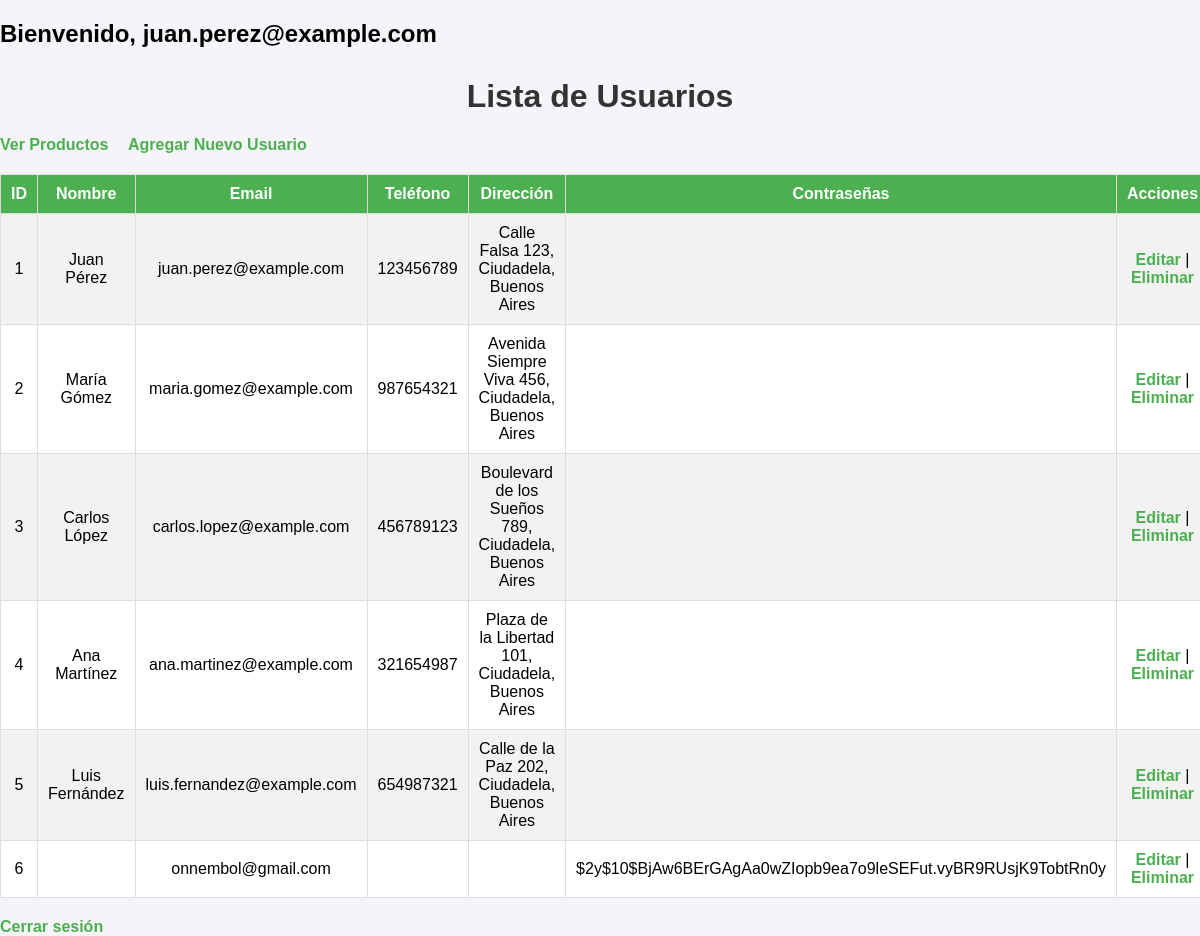
The app's page /usuarios.php (signed in) with its own data.
### tables this page shows
CREATE TABLE `clientes` (
  `id` int(11) NOT NULL,
  `nombre` varchar(100) NOT NULL,
  `email` varchar(100) NOT NULL,
  `telefono` varchar(20) DEFAULT NULL,
  `direccion` text DEFAULT NULL,
  `password` varchar(255) NOT NULL
);

### usuarios.php (the view, shortened to what this page needs)
<?php include 'db.php'; ?>
<!DOCTYPE html>
<html>
<head>
    <link rel="stylesheet" href="estilos.css">
</head>
<body>
<h2>Bienvenido, <?php echo $_SESSION['email']; ?></h2>
<h1>Lista de Usuarios</h1>
<a href="productos.php" style="margin-right: 15px;">Ver Productos</a>
<a href="crear_usuario.php">Agregar Nuevo Usuario</a>
<table border="1">
    <tr>
        <th>ID</th>
        <th>Nombre</th>
        <th>Email</th>
        <th>Teléfono</th>
        <th>Dirección</th>
        <th>Contraseñas</th>
        <th>Acciones</th>
    </tr>
    <?php
    $sql = "SELECT id, nombre, email, telefono, direccion, password FROM clientes";
    $resultado = $conn->query($sql);
    if ($resultado->num_rows > 0) {
        while ($fila = $resultado->fetch_assoc()) {
            echo "<tr>";
            echo "<td>{$fila['id']}</td>";
            echo "<td>{$fila['nombre']}</td>";
            echo "<td>{$fila['email']}</td>";
            echo "<td>{$fila['telefono']}</td>";
            echo "<td>{$fila['direccion']}</td>";
            echo "<td>{$fila['password']}</td>";
            echo "<td>
                    <a href='editar_usuario.php?id={$fila['id']}'>Editar</a> |
                    <a href='eliminar_usuario.php?id={$fila['id']}'>Eliminar</a>
                  </td>";
            echo "</tr>";
        }
    } else {
        echo "<tr><td colspan='6'>No se encontraron usuarios.</td></tr>";
    }
    ?>
</table>
<a href="logout.php">Cerrar sesión</a>
</body>
</html>

### estilos.css (style rules this page uses)
body { font-family: Arial, sans-serif; background-color: #f4f4f9; margin: 0; padding: 0; }
h1 { text-align: center; color: #333; margin-top: 30px; }
table { width: 80%; margin: 20px auto; border-collapse: collapse; background-color: #fff; }
th, td { padding: 10px; text-align: center; border: 1px solid #ddd; }
th { background-color: #4CAF50; color: white; }
tr:nth-child(even) { background-color: #f2f2f2; }
a { text-decoration: none; color: #4CAF50; font-weight: bold; }

### records on screen
clientes: id "1", nombre "Juan Pérez", email "juan.perez@example.com", telefono "123456789", direccion "Calle Falsa 123, Ciudadela, Buenos Aires"
clientes: id "2", nombre "María Gómez", email "maria.gomez@example.com", telefono "987654321", direccion "Avenida Siempre Viva 456, Ciudadela, Buenos Aires"
clientes: id "3", nombre "Carlos López", email "carlos.lopez@example.com", telefono "456789123", direccion "Boulevard de los Sueños 789, Ciudadela, Buenos Aires"
clientes: id "4", nombre "Ana Martínez", email "ana.martinez@example.com", telefono "321654987", direccion "Plaza de la Libertad 101, Ciudadela, Buenos Aires"
clientes: id "5", nombre "Luis Fernández", email "luis.fernandez@example.com", telefono "654987321", direccion "Calle de la Paz 202, Ciudadela, Buenos Aires"
clientes: id "6", email "onnembol@gmail.com", password "$2y$10$BjAw6BErGAgAa0wZIopb9ea7o9leSEFut.vyBR9RUsjK9TobtRn0y"

### other values on screen
$_SESSION['email'] "juan.perez@example.com"
